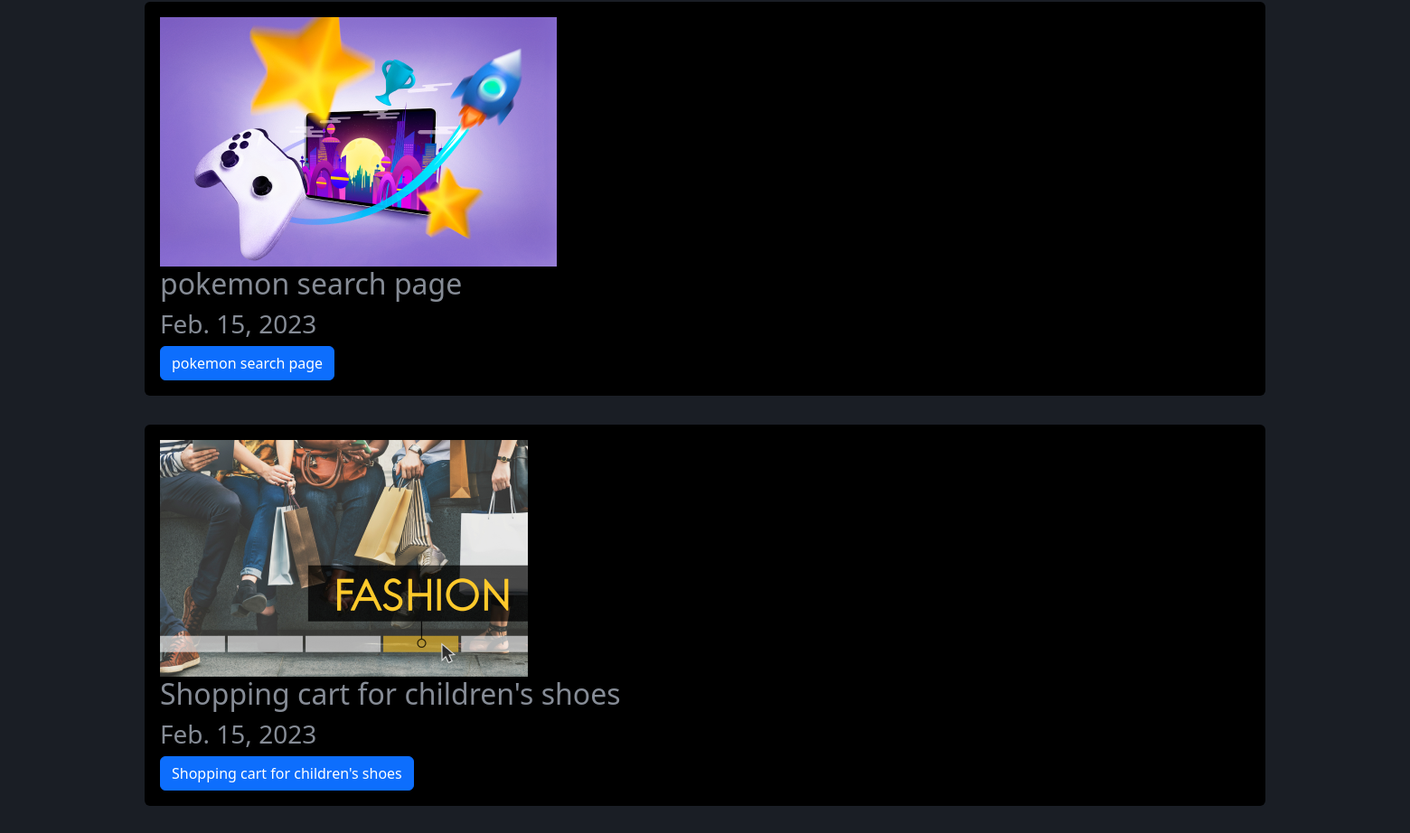
The page /blog/ (middle part) on the database as committed earlier.
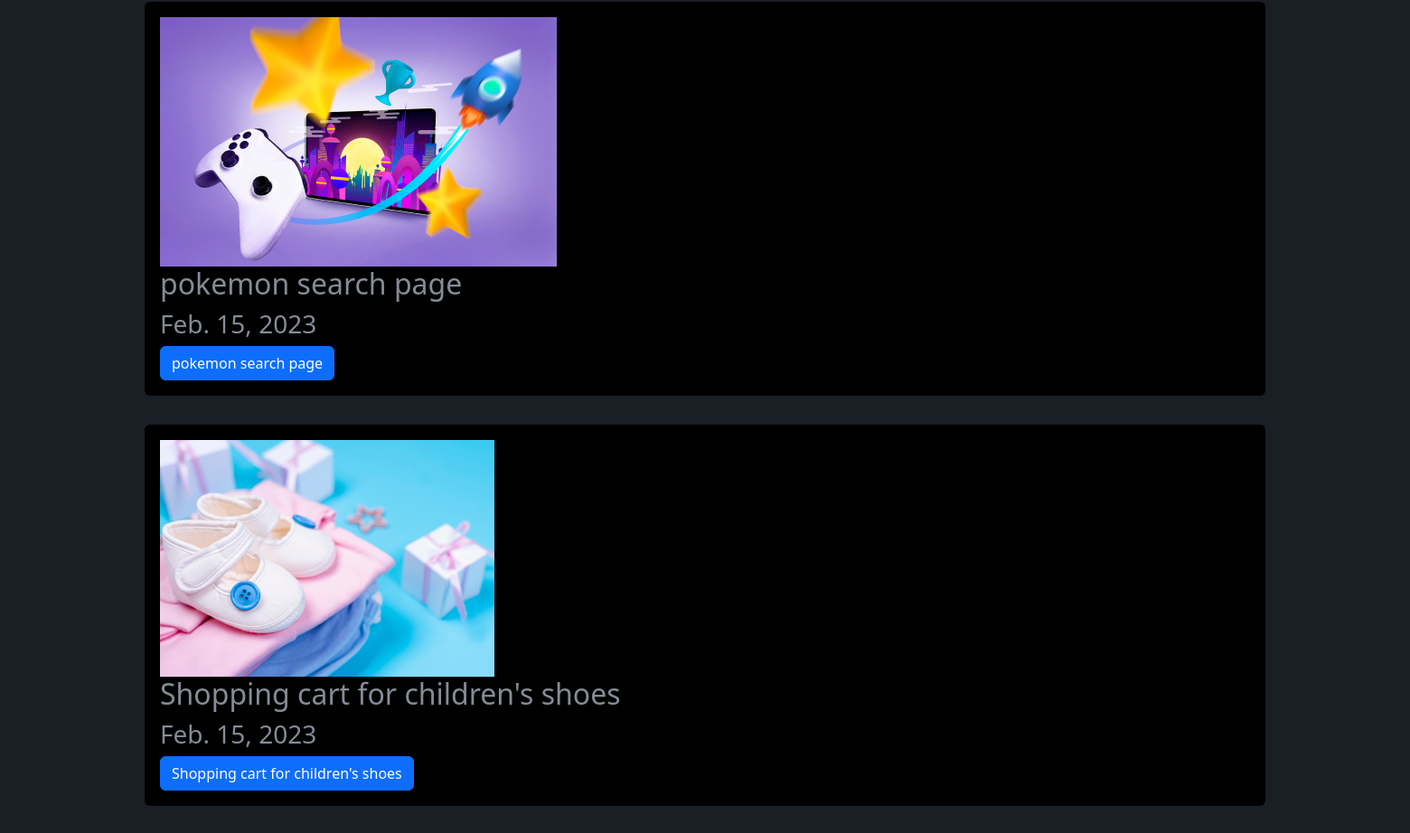
The same page on the database as committed later.
### blog/models.py (models this page shows)
class post(models.Model):
    title = models.CharField(max_length=100)
    description = models.TextField(max_length=300)
    image = models.ImageField(upload_to="blog/images")
    date = models.DateField(datetime.date.today)

### blog/views.py (the view)
# urls.py: path('', posts, name='posts'),
def posts(request):
    posts=post.objects.all()
    return render(request, 'posts.html', {'posts': posts})

### blog/templates/posts.html (shortened to what this page needs)
{% extends 'layout.html'%} {% load static %}
{% block content  %}
{% for post in posts %}
<div class="p-3">
<div class="card card-body bg-black">
<div class="row">
    <div class="col-8">
        <img src="{{post.image.url}}" class="img-fluid" >
        <div>
            <h2>{{post.title}}</h2>
            <h3>{{post.date}}</h3>
            <a href="{% url 'blog:post_detail' post.id %}" class="btn btn-primary">{{post.title}}</a>
        </div>
    </div>
</div>
</div>
</div>
{% endfor %}
{% endblock  %}

### portfolio/templates/layout.html (shortened to what this page needs)
{% load static %}
<!DOCTYPE html>
<section id="home">
<html lang="en">
<head>
    <link rel="stylesheet" href="https://cdnjs.cloudflare.com/ajax/libs/font-awesome/6.2.1/css/all.min.css" />
    <link href="https://cdn.jsdelivr.net/npm/bootstrap@5.2.3/dist/css/bootstrap.min.css" rel="stylesheet">
    <link rel="stylesheet" href="{% static 'main.css' %}">
    <link rel="stylesheet" href="{% static 'aboutme.css' %}">
    <link rel="stylesheet" href="{% static 'navbar.css' %}">
    <link rel="stylesheet" href="{% static 'skills.css' %}">
</head><link rel="stylesheet" href="https://cdnjs.cloudflare.com/ajax/libs/font-awesome/5.15.2/css/all.min.css">
<body class="text-light">
{% include 'partials/aboutme.html' %}
<div class="container p-4">
{% block content  %}
{% endblock  %}
</div>
</body >
</body >
</html>

### portfolio/templates/partials/navbar.html (shortened to what this page needs)
{% load static %}

### portfolio/templates/partials/aboutme.html (shortened to what this page needs)
{% load static %}
<section id="tato">
<body>
    </body>
    </html>
</section>

### portfolio/templates/partials/footer.html (shortened to what this page needs)
{% load static %}

### portfolio/static/main.css (style rules this page uses)
section { padding: 60px 0; }
section, footer { background: #1A1E25; color: #868c96; }

### portfolio/static/aboutme.css (style rules this page uses)
* { padding: 0; margin: 0; box-sizing: border-box; }

Rows that differ between the two databases and show on the page:
changed post "Shopping cart for children's shoes": image: a different picture
